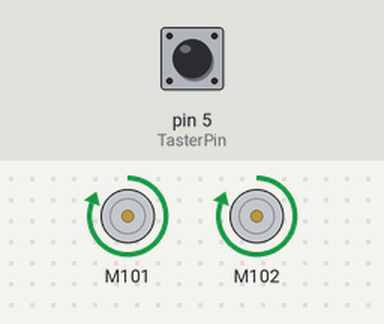
The sketch below on a simulated Arduino Uno, built with avr-gcc and run on an emulated ATmega328P. Parts: 2 × DC motor (green arrow = forward, orange = backward, longer = faster). The inputs (shaded band) are chosen by the test bench; at power-on: pin 5 (TasterPin) LOW. What the sketch prints to the serial monitor is not drawn.

Above: at 1.0 s.
At 3.0 s:
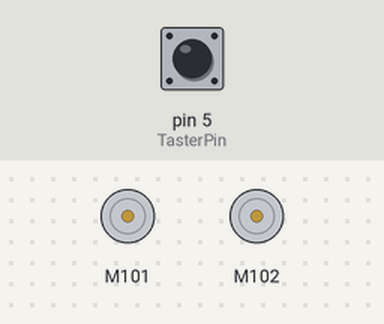
Timing chart, 0 to 5.3 s (numbered marks = the images above):
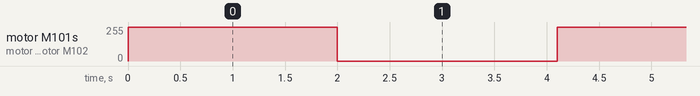

The sketch:

Mischer_motorMitSchalter.ino
```cpp
#include "Grove_I2C_Motor_Driver.h"

#define I2C_ADDRESS 0x0f
#define TasterPin 5

void setup() {
Serial.begin(9600);
Motor.begin(I2C_ADDRESS);
pinMode(5, INPUT);
}

void loop() {
  int sig = digitalRead(TasterPin);
  Serial.println(sig);
  Serial.println(sig);

  if(sig = 1) {
    Serial.println("motor dreht");
    Motor.speed(MOTOR1, 1000);
    Motor.speed(MOTOR2, 1000);
    delay(2000);
    Motor.stop(MOTOR1);
    Motor.stop(MOTOR2);
    delay(2000);
  }
  delay(100);
}
```

Measured:
- by itself, motor M101, motor M102: alternates forward 255/255 for 2.0 s and stopped for 2.1 s
